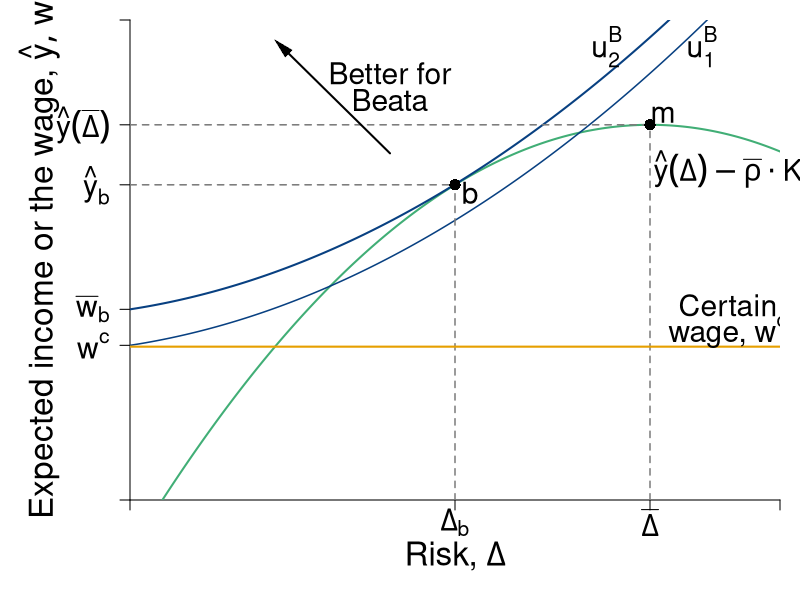

This chart was generated by the following R code:
require(ggplot2)
require(shape)
pdf(file = "capitalism/risk_contrast_b.pdf", width = 9, height = 7)

#Set parameters for graphics
axislabelsize <- 2
labelsize <- 1.8
namesize <- 1.8
annotatesize <- 1.6
graphlinewidth <- 2
segmentlinewidth <- 1.5
a <- c(2, 4, 6)


COL <- c("#7fc97f", "#beaed4", "#fdc086", "#ffff99", "#386cb0", "#f0027f", "#bf5b17", "#666666")
COLA <- c("#e0f3db", "#99d8c9","#66c2a4","#41ae76", "#238b45", "#005824")
COLB <- c("#c6dbef", "#4eb3d3", "#2b8cbe", "#0868ac","#084081")
COLC <- c("#fcfbfd", "#efedf5", "#dadaeb", "#bcbddc", "#9e9ac8", "#807dba", "#6a51a3", "#54278f", "#3f007d")
grays <- gray.colors(25, start = 1, end = 0, alpha = 1)
CBCols <- c("#009E73","#0072B2","#E69F00","#CC79A7", "#F0E442")
par(mar =  c(5, 6.5, 1, 1))
xlims <- c(0, 15)
ylims <- c(0, 18)

riskreturn <- function(g, int1 = 14.07, int2 = 4, coeff = 1/3){
  int1 - (int2 - (coeff)*g)^2
}

uA <- function(y, g, slope = 0.5){
  y + y*g  - slope*g^2
}

indiffA <- function(g, intercept = 3, slope1 = 0.25, slope2 = 0.12){
  intercept  + slope1*g + slope2*g^2
}

indiffA2 <- function(g, intercept = 3, slope1 = 0.25, slope2 = 0.05){
  intercept  + slope1*g + slope2*g^2
}

#Plot command 
plot(0, 0, xlim = xlims, ylim = ylims, 
     type = "n",
     xlab = expression(paste("")),
     ylab = expression(paste("")), 
     axes = FALSE,
     # xlab = expression(paste("Bob's Payoff, ", u^B)),
     # ylab = expression(paste("Alfredo's Payoff, ", u^A)),
     #xaxt = "n", 
     #yaxt = "n", 
     cex.lab = axislabelsize, 
     bty = "n", 
     xaxs="i", 
     yaxs="i"
)


#Customize ticks and labels for the plot
# ticksy <- seq(ylims[1], ylims[2], 3)
# ylabels <- seq(ylims[1], ylims[2], 3)
# ticksx <- seq(xlims[1], xlims[2], 5)
# xlabels <- seq(xlims[1], xlims[2], 5)
ticksx <- c(0, 7.5, 12, xlims[2])
#ticksx <- c(0, 5.2, 12, xlims[2])
xlabels <- c(NA, expression(paste(Delta[b])), expression(paste( bar(Delta) )), NA)
#xlabels <- c(NA, expression(paste(Delta[a])), expression(paste( bar(Delta) )), NA)
ticksy <- c(0, 5.8, 7.15, riskreturn(7.5), riskreturn(g = 12), ylims[2])
#ticksy <- c(0, 4.4, 5.8, riskreturn(5.2), riskreturn(g = 12), ylims[2])
ylabels <- c(NA, expression(paste(w^c)), expression(paste(bar(w)[b] )), expression(paste(hat(y)[b])), expression(paste(hat(y)*(bar(Delta)) )), NA)

axis(1, at = ticksx, pos = 0, labels = xlabels, cex.axis = labelsize)
axis(2, at = ticksy, pos = 0, labels = ylabels, las = 1, cex.axis = labelsize)

#Axis labels and draw linear utility function
#mtext(expression(paste("Risk, ", Delta)), side = 1, line = 3, cex = axislabelsize)
text(0.5*xlims[2], -2.1, expression(paste("Risk, ", Delta)), xpd = TRUE, cex = axislabelsize) 
text(-2.1, 0.5*ylims[2], expression(paste("Expected income or the wage, ", list(hat(y), w))), xpd = TRUE, cex = axislabelsize, srt = 90) 


npts <- 500 
xx1 <- seq(xlims[1], xlims[2], length.out = npts)
lines(xx1, riskreturn(xx1), col = COLA[4], lwd = graphlinewidth, lty = 1)
#lines(xx1, indiffA(xx1, intercept = 4.4), col = COLB[3], lwd = graphlinewidth, lty = 1)
#lines(xx1, indiffA(xx1, intercept = 5.8), col = COLB[3], lwd = segmentlinewidth, lty = 1)
#lines(xx1, indiffA(xx1, intercept = 8), col = COLB[3], lwd = graphlinewidth, lty = 1)
lines(xx1, indiffA2(xx1, intercept = 7.15), col = COLB[5], lwd = graphlinewidth, lty = 1)
lines(xx1, indiffA2(xx1, intercept = 5.8), col = COLB[5], lwd = segmentlinewidth, lty = 1)

#lines(xx1, indiffA2(xx1, intercept = 10), col = COLB[5], lwd = graphlinewidth, lty = 1)

#Add points a, b, c and c
# segments(5.2, 0, 5.2, riskreturn(g = 5.2), lty = 2, col = grays[20], lwd = segmentlinewidth)
# segments(0, riskreturn(g = 5.2), 5.2, riskreturn(g = 5.2), lty = 2, col = grays[20], lwd = segmentlinewidth)
# points(5.2, riskreturn(g = 5.2), pch = 16, col = "black", cex = 1.5)
# text(5.2 + 0.35, riskreturn(g = 5.2) - 0.05, expression(a), cex = labelsize)


segments(7.5, 0, 7.5, riskreturn(g = 7.5) , lty = 2, col = grays[20], lwd = segmentlinewidth)
segments(0, riskreturn(g = 7.5) , 7.5, riskreturn(g = 7.5) , lty = 2, col = grays[20], lwd = segmentlinewidth)
points(7.5, riskreturn(g = 7.5) , pch = 16, col = "black", cex = 1.5)
text(7.5 + 0.35, riskreturn(g = 7.5) - 0.3, expression(b), cex = labelsize)


segments(12, 0, 12, riskreturn(g = 12) , lty = 2, col = grays[20], lwd = segmentlinewidth)
segments(0, riskreturn(g = 12) , 12, riskreturn(g = 12) , lty = 2, col = grays[20], lwd = segmentlinewidth)
text(12 + 0.3, riskreturn(g = 12) + 0.4, expression(m), cex = labelsize)
points(12, riskreturn(g = 12) , pch = 16, col = "black", cex = 1.5)


#Segment for next best wage offer
segments(0, 5.75, xlims[2], 5.75, lty = 1, col = CBCols[3], lwd = graphlinewidth)
text(13.8, 7.3, expression(paste("Certain")), cex = labelsize)
text(13.8, 6.3, expression(paste("wage, ", w^c)), cex = labelsize)





#Label risk return schedule
text(13.8, riskreturn(g = 14) - 1.2, expression(paste(hat(y)*(Delta) - bar(rho)%.%K) ), cex = labelsize, xpd =  TRUE)

#Label value functions
text(13.2, 17, expression(u[1]^B), cex = labelsize)
text(11, 17, expression(u[2]^B), cex = labelsize)
# text(9.7, 17, expression(u[1]^A), cex = labelsize)
#text(8.2, 17, expression(u[2]^A), cex = labelsize)

text(6, 16, expression(paste("Better for")), cex = labelsize)
text(6, 15, expression(paste("Beata")), cex = labelsize)
Arrows(6, 13, 3.5, 17,
       col = "black", lty = 1, lwd = 2,
       arr.type = "triangle", xpd = TRUE,
       arr.lwd = 0.5, code = 2)


dev.off()
